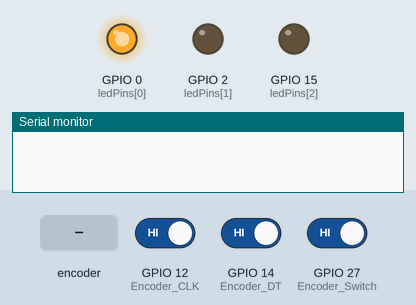
This sketch was run on a simulated ESP32. On the bench: output pins drawn as LEDs (lit = HIGH), the last lines printed to the serial monitor. The test bench sets the inputs (shaded band); at power-on: GPIO 14 (Encoder_DT) HIGH, GPIO 12 (Encoder_CLK) HIGH, GPIO 27 (Encoder_Switch) HIGH.

Above: at 1.2 s.
1.3 s: GPIO 14 (Encoder_DT) driven LOW
At 1.8 s:
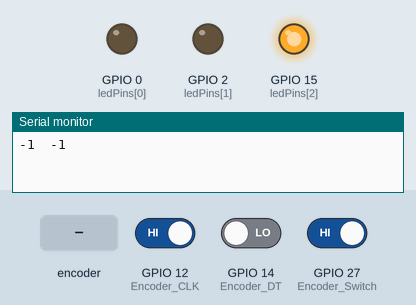
2.8 s: rotary encoder on GPIO 12 (Encoder_CLK) / GPIO 14 (Encoder_DT) turned 3 steps (first pin leading)
At 3.6 s:
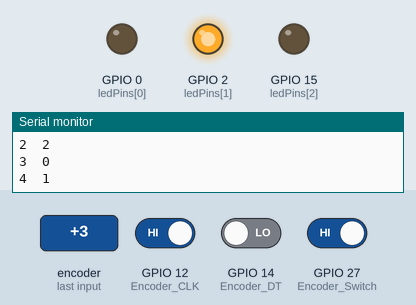
Timing chart, 0 to 5.8 s (numbered marks = the images above; inputs shaded):
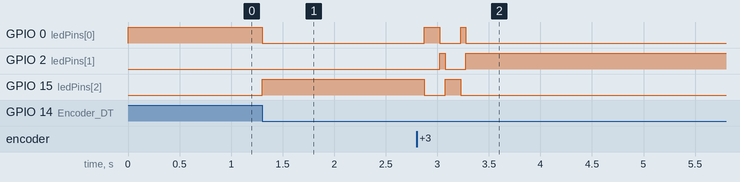

The sketch:

Encoder_control_RGB.ino
```cpp
//**********************************************************************************
/*
 * Filename    : Encoder control RGB
 * Description : Rotary encoder controls RGB to present different effects
 * Auther      : http//www.keyestudio.com
*/
//Interfacing Rotary Encoder with Arduino
//Encoder Switch -> pin 27
//Encoder DT -> pin 14
//Encoder CLK -> pin 12
int Encoder_DT  = 14;
int Encoder_CLK  = 12;
int Encoder_Switch = 27;

int Previous_Output;
int Encoder_Count;

int ledPins[] = {0, 2, 15};    //define red, green, blue led pins
const byte chns[] = {0, 1, 2};        //define the pwm channels
int red, green, blue;

int val;
void setup() {
  Serial.begin(9600);

  //pin Mode declaration
  pinMode (Encoder_DT, INPUT);
  pinMode (Encoder_CLK, INPUT);
  pinMode (Encoder_Switch, INPUT);

  Previous_Output = digitalRead(Encoder_DT); //Read the inital value of Output A
  for (int i = 0; i < 3; i++) {   //setup the pwm channels,1KHz,8bit
    ledcSetup(chns[i], 1000, 8);
    ledcAttachPin(ledPins[i], chns[i]);
   }
}

void loop() {
  //aVal = digitalRead(pinA);

  if (digitalRead(Encoder_DT) != Previous_Output)
  {
    if (digitalRead(Encoder_CLK) != Previous_Output)
    {
      Encoder_Count ++;
      Serial.print(Encoder_Count);
      Serial.print("  ");
      val = Encoder_Count % 3;
      Serial.println(val);
    }
    else
    {
      Encoder_Count--;
      Serial.print(Encoder_Count);
      Serial.print("  ");
      val = Encoder_Count % 3;
      Serial.println(val);
    }
  }

  Previous_Output = digitalRead(Encoder_DT);

  if (digitalRead(Encoder_Switch) == 0)
  {
    delay(5);
    if (digitalRead(Encoder_Switch) == 0) {
      Serial.println("Switch pressed");
      while (digitalRead(Encoder_Switch) == 0);
    }
  }
  if (val == 0) {
    //RED(255, 0, 0)
    ledcWrite(chns[0], 255 );
    ledcWrite(chns[1], 0);
    ledcWrite(chns[2], 0);
  } else if (val == 1) {
    //GREEN(0, 255, 0)
    ledcWrite(chns[0], 0);
    ledcWrite(chns[1], 255);
    ledcWrite(chns[2], 0);
  } else {
    //BLUE(0, 0, 255)
    ledcWrite(chns[0], 0);
    ledcWrite(chns[1], 0);
    ledcWrite(chns[2], 255);
  }
}
//**********************************************************************************
```

Measured:
- after the input at 1.3 s, GPIO 0 (ledPins[0]): HIGH → LOW at once; GPIO 15 (ledPins[2]): LOW → HIGH at once
- after the input at 2.8 s, GPIO 0 (ledPins[0]): LOW → HIGH after 0.08 s, → LOW 0.15 s later, → HIGH 0.20 s later, → LOW 0.05 s later; GPIO 2 (ledPins[1]): LOW → HIGH after 0.23 s, → LOW 0.05 s later, → HIGH 0.20 s later; GPIO 15 (ledPins[2]): HIGH → LOW after 0.08 s, → HIGH 0.20 s later, → LOW 0.15 s later
